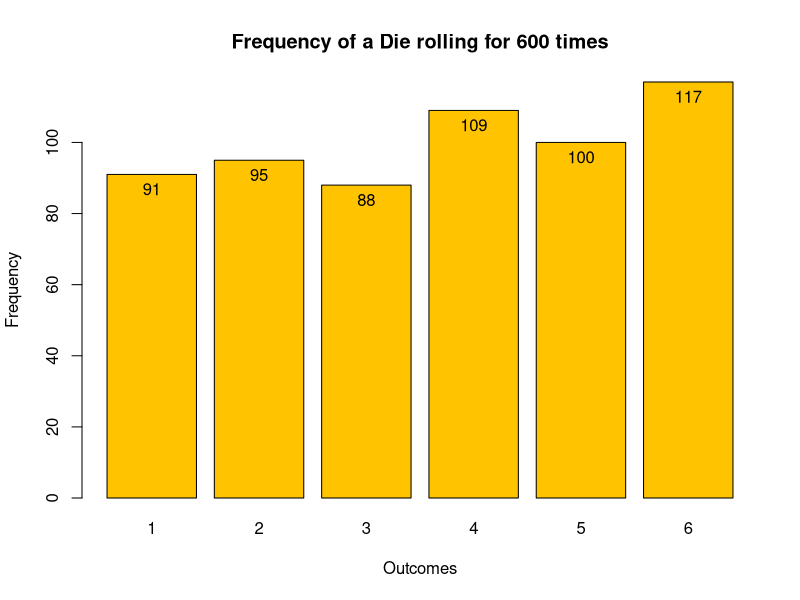
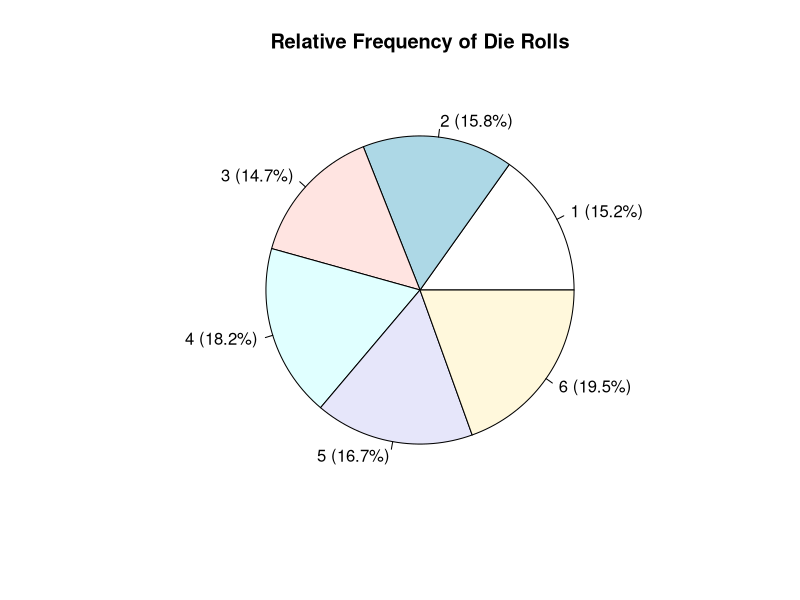

R code for these plots, in order:
## ---- chunk 1
knitr::opts_chunk$set(echo = TRUE)
## ---- chunk 2
x <- c(1,2,3,4,5,6)

experiment <- sample(x, 600, replace = TRUE)

frequency <- table(experiment)
print(frequency)

bar <- barplot(frequency, names.arg = x, main = "Frequency of a Die rolling for 600 times",
               xlab = "Outcomes", ylab = "Frequency", ylim = c(0,max(frequency)),col="#FFC300")

text(bar, frequency, labels = frequency, cex = 1, pos = 1)

## ---- chunk 3
relative_frequency <- frequency / 600
print(relative_frequency)

pie(
  relative_frequency,
  labels = paste0(
    names(relative_frequency),
    " (", round(relative_frequency * 100, 1), "%)"
  ),
  main = "Relative Frequency of Die Rolls"
)
